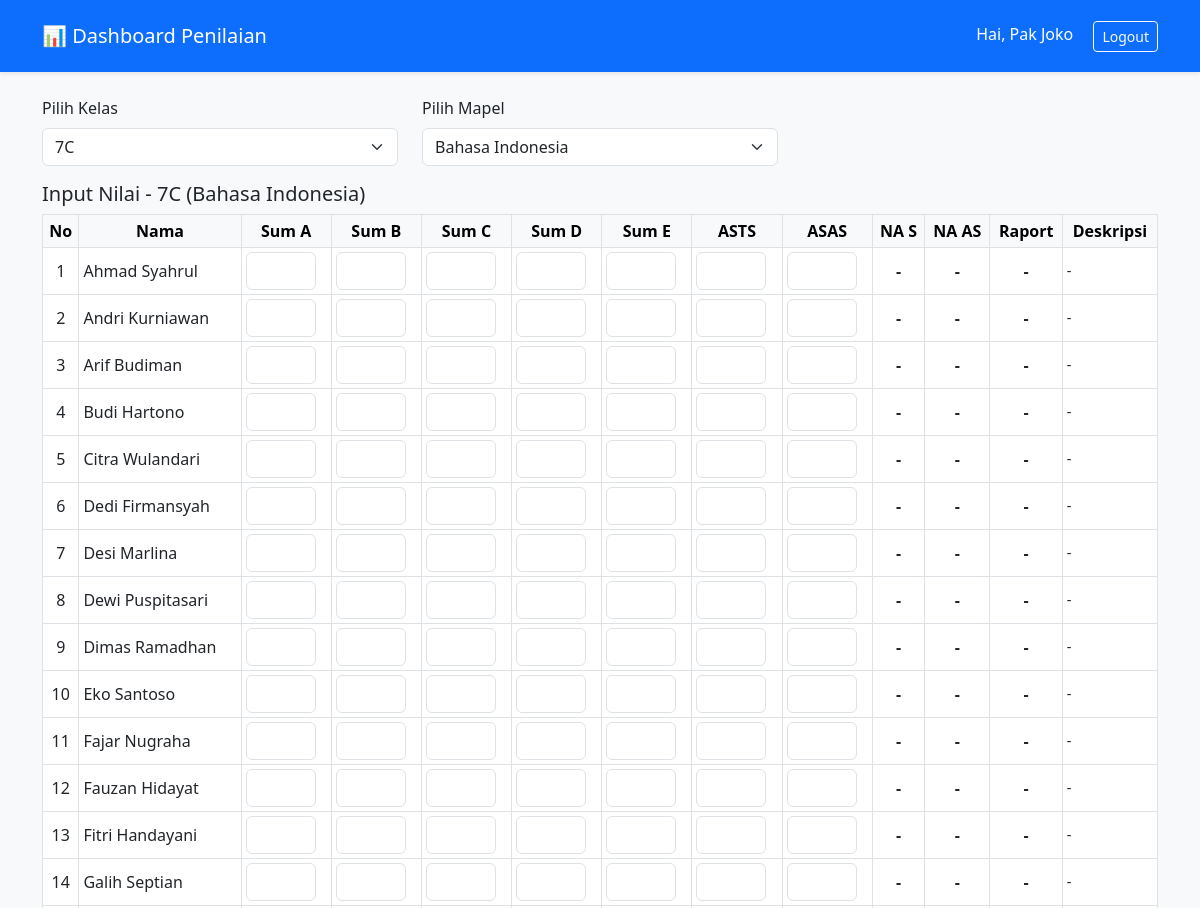
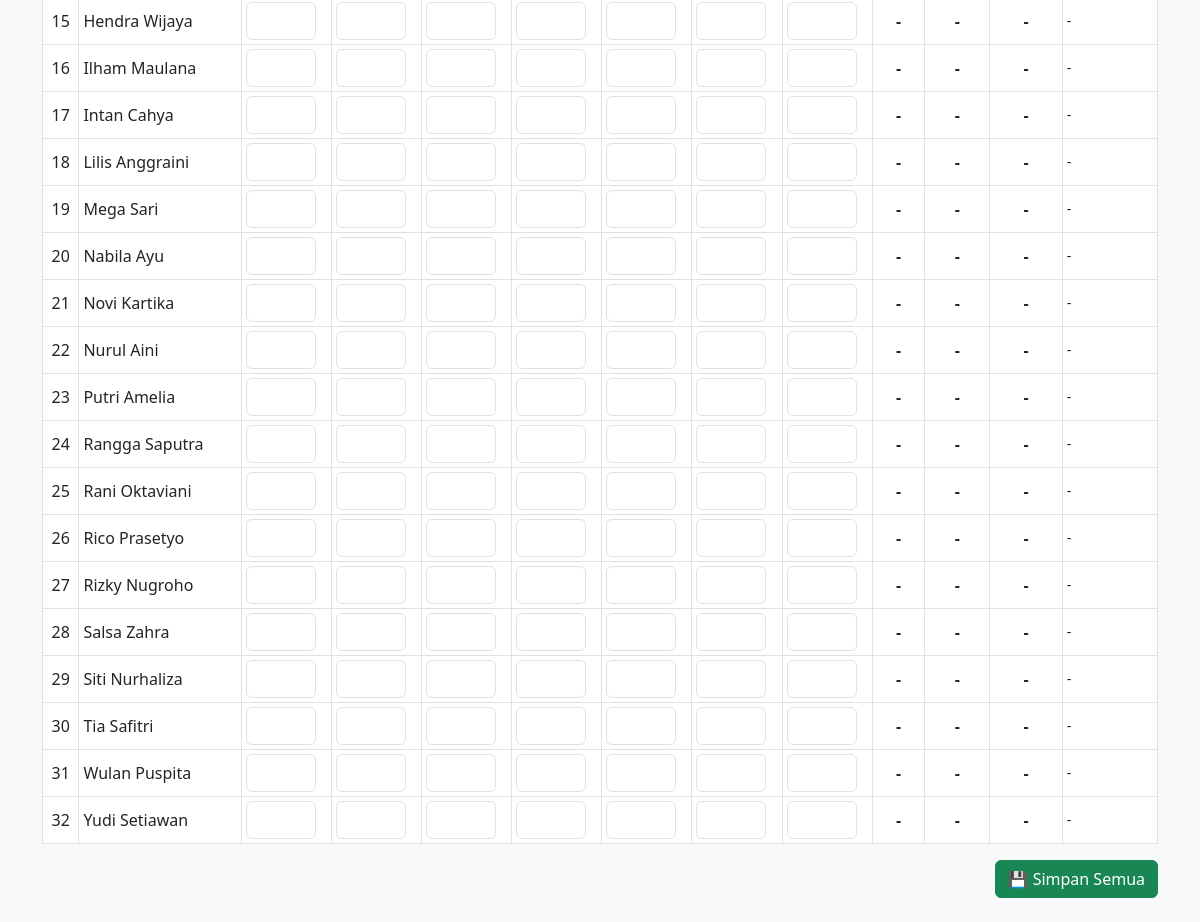
Page /direct-disclosure.page.gd/htdocs/index.php?class_id=6 (signed in) on the committed database (2 pictures, top to bottom).
### tables this page shows
CREATE TABLE `classes` (
  `id` int(11) NOT NULL,
  `name` varchar(50) NOT NULL,
  `teacher_id` int(11) DEFAULT NULL
);

CREATE TABLE `mapel` (
  `id` int(11) NOT NULL,
  `nama_mapel` varchar(100) NOT NULL
);

CREATE TABLE `students` (
  `id` int(11) NOT NULL,
  `name` varchar(100) NOT NULL,
  `class_id` int(11) DEFAULT NULL
);

### direct-disclosure.page.gd/htdocs/index.php (the view, shortened to what this page needs)
<?php
require 'config.php';
$stmt = $pdo->query("SELECT * FROM classes ORDER BY name ASC");
$classes = $stmt->fetchAll(PDO::FETCH_ASSOC);
$stmt = $pdo->query("SELECT * FROM mapel ORDER BY nama_mapel ASC");
$mapels = $stmt->fetchAll(PDO::FETCH_ASSOC);
$default_class = null;
foreach($classes as $c){
    if (strtoupper($c['name']) === "7A") {
        $default_class = $c;
        break;
    }
}
$selected_class_id = intval($_GET['class_id'] ?? $default_class['id']);
$selected_mapel_id = intval($_GET['mapel_id'] ?? 0);
if (!$selected_mapel_id && count($mapels)) $selected_mapel_id = $mapels[0]['id'];
$selected_mapel_name = "";
foreach($mapels as $m){
    if ($m['id'] == $selected_mapel_id) {
        $selected_mapel_name = $m['nama_mapel'];
        break;
    }
}
$stmt = $pdo->prepare("SELECT * FROM classes WHERE id = ?");
$stmt->execute([$selected_class_id]);
$class = $stmt->fetch(PDO::FETCH_ASSOC);
$stmt = $pdo->prepare("SELECT * FROM students WHERE class_id = ? ORDER BY name ASC");
$stmt->execute([$class['id']]);
$students = $stmt->fetchAll(PDO::FETCH_ASSOC);
$scores_stmt = $pdo->prepare("SELECT * FROM scores WHERE student_id = ? AND mapel_id = ?");
?>
<!doctype html>
<html>
<head>
  <link href="https://cdn.jsdelivr.net/npm/bootstrap@5.3.0/dist/css/bootstrap.min.css" rel="stylesheet">
</head>
<body class="bg-light">
<nav class="navbar navbar-dark bg-primary shadow-sm py-3">
  <div class="container">
    <span class="navbar-brand">📊 Dashboard Penilaian</span>
    <div>
      <span class="me-3 text-white">Hai, <?=htmlspecialchars($_SESSION['teacher_name'])?></span>
      <a href="logout.php" class="btn btn-outline-light btn-sm">Logout</a>
    </div>
  </div>
</nav>
<div class="container py-4">
  <form method="get" class="row mb-3">
    <div class="col-md-4">
      <label class="form-label">Pilih Kelas</label>
      <select name="class_id" class="form-select" onchange="this.form.submit()">
        <?php foreach($classes as $c): ?>
          <option value="<?=$c['id']?>" <?=$c['id']==$selected_class_id?"selected":""?>><?=$c['name']?></option>
        <?php endforeach; ?>
      </select>
    </div>
    <div class="col-md-4">
      <label class="form-label">Pilih Mapel</label>
      <select name="mapel_id" class="form-select" onchange="this.form.submit()">
        <?php foreach($mapels as $m): ?>
          <option value="<?=$m['id']?>" <?=$m['id']==$selected_mapel_id?"selected":""?>><?=$m['nama_mapel']?></option>
        <?php endforeach; ?>
      </select>
    </div>
  </form>
  <h5>Input Nilai - <?=$class['name']?> (<?=$selected_mapel_name?>)</h5>
  <form id="allScoresForm">
    <table class="table table-bordered table-sm bg-white">
      <thead class="table-light">
        <tr>
          <th>No</th><th>Nama</th>
          <th>Sum A</th><th>Sum B</th><th>Sum C</th><th>Sum D</th><th>Sum E</th>
          <th>ASTS</th><th>ASAS</th>
          <th>NA S</th><th>NA AS</th><th>Raport</th>
          <th>Deskripsi</th>
        </tr>
      </thead>
      <tbody>
        <?php $i=1; foreach($students as $s):
          $scores_stmt->execute([$s['id'], $selected_mapel_id]);
          $sc = $scores_stmt->fetch(PDO::FETCH_ASSOC);
        ?>
        <tr data-student="<?=$s['id']?>">
          <td><?=$i++?></td>
          <td class="text-start"><?=htmlspecialchars($s['name'])?></td>
          <?php for($k=1;$k<=5;$k++):
            $col = "sumatif_".chr(96+$k);
          ?>
          <td><input type="number" class="form-control score-input" name="<?=$col?>[<?=$s['id']?>]" value="<?=htmlspecialchars($sc[$col] ?? '')?>"></td>
          <?php endfor; ?>
          <td><input type="number" class="form-control score-input" name="asts[<?=$s['id']?>]" value="<?=htmlspecialchars($sc['asts'] ?? '')?>"></td>
          <td><input type="number" class="form-control score-input" name="asas[<?=$s['id']?>]" value="<?=htmlspecialchars($sc['asas'] ?? '')?>"></td>
          <td class="auto-cell na-s">-</td>
          <td class="auto-cell na-as">-</td>
          <td class="auto-cell raport">-</td>
          <td class="desc-cell">-</td>
        </tr>
        <?php endforeach; ?>
      </tbody>
    </table>
    <div class="text-end">
      <button type="button" id="saveAllBtn" class="btn btn-success">💾 Simpan Semua</button>
    </div>
  </form>
</div>
</body>
</html>

### direct-disclosure.page.gd/htdocs/index.php (style rules this page uses)
table th, table td { text-align:center; vertical-align:middle; }
.score-input { width:70px; }
.auto-cell { font-weight:600; color:#0d6efd; }
.desc-cell { text-align:left; font-size:0.9rem; }

### rows in the picture
classes: name "7C"
mapel: nama_mapel "Bahasa Indonesia"
students: name "Ahmad Syahrul"
students: name "Andri Kurniawan"
students: name "Arif Budiman"
students: name "Budi Hartono"
students: name "Citra Wulandari"
students: name "Dedi Firmansyah"
students: name "Desi Marlina"
students: name "Dewi Puspitasari"
students: name "Dimas Ramadhan"
students: name "Eko Santoso"
students: name "Fajar Nugraha"
students: name "Fauzan Hidayat"
students: name "Fitri Handayani"
students: name "Galih Septian"
students: name "Hendra Wijaya"
students: name "Ilham Maulana"
students: name "Intan Cahya"
students: name "Lilis Anggraini"
students: name "Mega Sari"
students: name "Nabila Ayu"
students: name "Novi Kartika"
students: name "Nurul Aini"
students: name "Putri Amelia"
students: name "Rangga Saputra"
students: name "Rani Oktaviani"
students: name "Rico Prasetyo"
students: name "Rizky Nugroho"
students: name "Salsa Zahra"
students: name "Siti Nurhaliza"
students: name "Tia Safitri"
students: name "Wulan Puspita"
students: name "Yudi Setiawan"

### other values in the picture
$_SESSION['teacher_name'] "Pak Joko"
form field class_id "7C"
form field mapel_id "Bahasa Indonesia"
